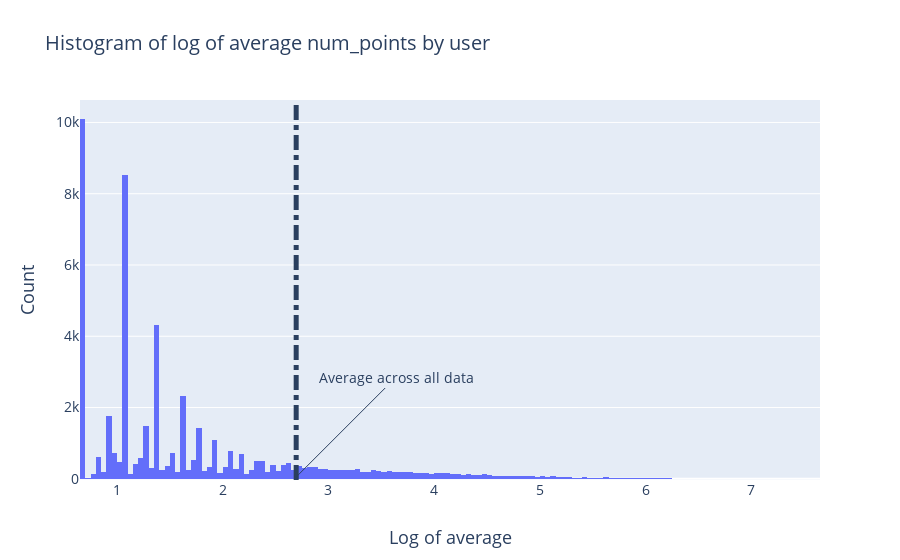

This figure's notebook cell:
### Code cell
histly(ave_votes_byauthor,'num_points')

### Figure 1 — Plotly figure (JSON) as saved in the notebook; plotly's stock layout.template omitted (floating-point values rounded to 4 significant figures; data arrays with more than 128 entries replaced by an {"elided": "..."} marker saying what was removed)
{"data": [{"type": "histogram", "x": {"elided": "51900 float values"}}], "layout": {"annotations": [{"arrowhead": 7, "ax": 100, "ay": -100, "showarrow": true, "text": "Average across all data", "x": 2.695, "xref": "x", "y": 50, "yref": "y"}], "autosize": true, "font": {"size": 14}, "shapes": [{"line": {"dash": "dashdot", "width": 5}, "type": "line", "x0": 2.695, "x1": 2.695, "xref": "x", "y0": 0, "y1": 1, "yref": "paper"}], "title": {"text": "Histogram of log of average num_points by user"}, "xaxis": {"title": {"font": {"size": 18}, "text": "Log of average"}}, "yaxis": {"title": {"font": {"size": 18}, "text": "Count"}}}}
